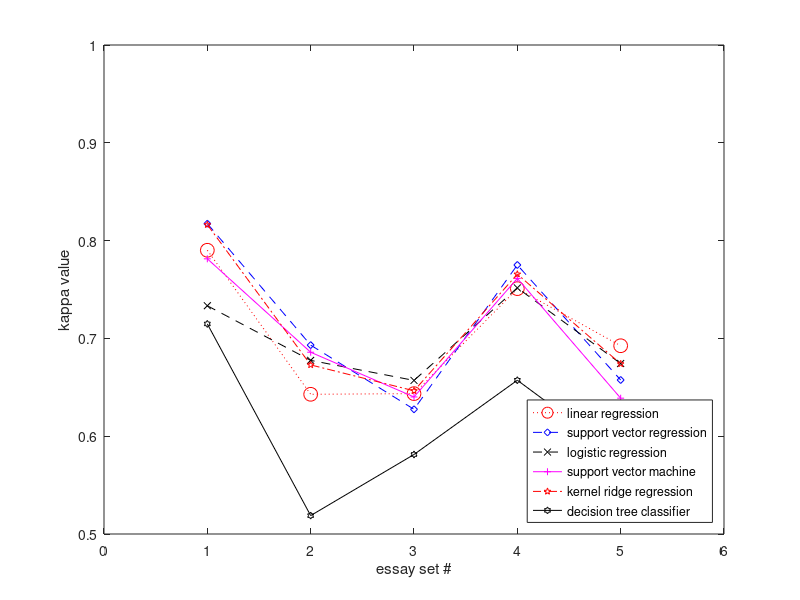

Here is the MATLAB script that generated this plot:
a  = [0.790134505334, 0.642857955445, 0.643522406954, 0.750886847833, 0.692496251218];
b  = [0.817330565666,0.693137082379, 0.627502607493, 0.775082249743, 0.657474984478];
c  = [0.733384200813,0.677537216387, 0.657046522605, 0.751634408086, 0.674324581641];
d  = [0.78137228711' 0.685843977459, 0.640135434635, 0.761360207999, 0.638876379903];
e  = [0.816265180433,0.672892228774, 0.64641240482, 0.765672271065, 0.673981182921];
f  = [0.714811955651,0.518820668951, 0.581295967478, 0.657223719396, 0.579141163064];

figure, plot([1,2,3,4,5],a,'ro:','MarkerSize',10), hold on;
plot([1,2,3,4,5],b,'bd--','MarkerSize',5);
plot([1,2,3,4,5],c,'kx--','MarkerSize',5);
plot([1,2,3,4,5],d,'m+-','MarkerSize',5);
plot([1,2,3,4,5],e,'rp-.','MarkerSize',5);
plot([1,2,3,4,5],f,'kh-','MarkerSize',5), axis([0,6,0.5,1]),xlabel('essay set #'),ylabel('kappa value'), hold off;
legend('linear regression','support vector regression','logistic regression', 'support vector machine' ,'kernel ridge regression', 'decision tree classifier', 'Location', 'SouthEast');
